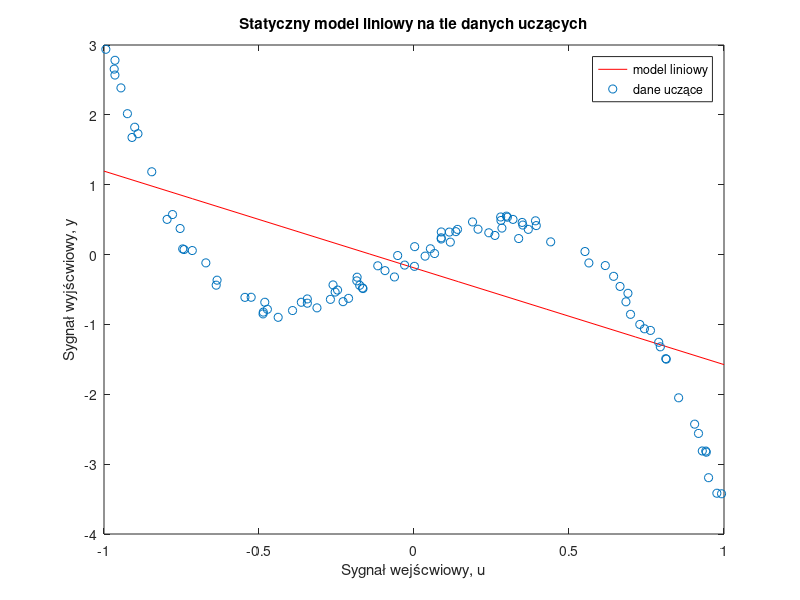
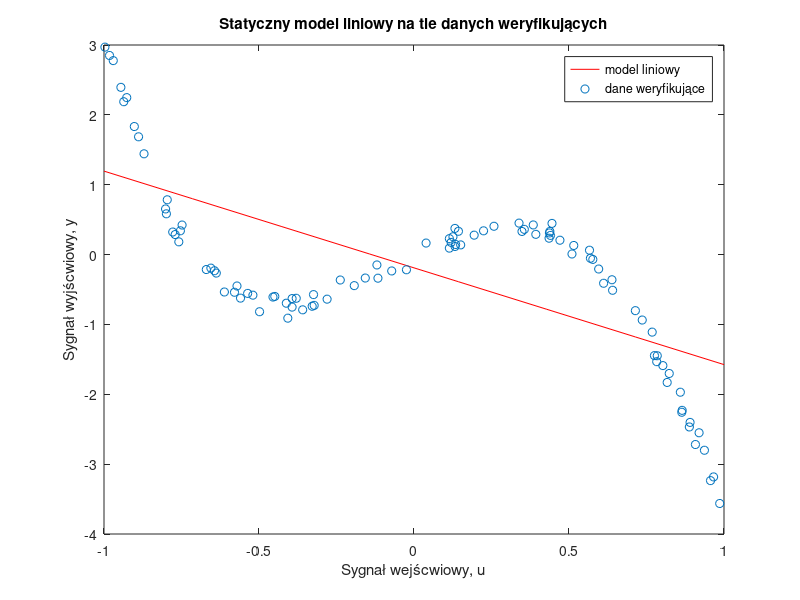

These charts were generated, in order, by the following MATLAB code: (Note: this script raises an error after producing the figures.)
format long;
clear all;
close all;

% Load data
static_data = load('danestat50.txt');
u = static_data(:,1);
y = static_data(:, 2);

u_training = u(1:2:length(u));
y_training = y(1:2:length(y));

u_validation = u(2:2:length(u));
y_validation = y(2:2:length(y));

% Find the coefficients for approximate function
M = horzcat(u_training, ones(length(u_training), 1));
W = M\y_training;

% Create the string function representation
functionString = ['@(x) ', num2str(W(2)), ' + ', num2str(W(1)), '*x'];

% Convert string function representation to function
f = str2func(functionString);

% Display aproximation function with training data
figure;
fplot(f, [-1, 1], 'red'); 
hold on;
scatter(u_training, y_training, 'blue');
xlabel('Sygnał wejścwiowy, u' )
ylabel('Sygnał wyjścwiowy, y')
title('Statyczny model liniowy na tle danych uczących')
legend('model liniowy', 'dane uczące')
hold off;

% Display linear model with validation data
figure;
fplot(f, [-1, 1], 'red'); 
hold on;
scatter(u_validation, y_validation, 'blue');
xlabel('Sygnał wejścwiowy, u' )
ylabel('Sygnał wyjścwiowy, y')
title('Statyczny model liniowy na tle danych weryfikujących')
legend('model liniowy', 'dane weryfikujące')
hold off;

% Find mean square error using predefined function
% For training data
y_training_appr = f(u_training);
rmse_training_data = find_MSE(y_training, y_training_appr)

% For validation data
y_validation_appr = f(y_validation);
rmse_validation_data = find_MSE(y_validation, y_training_appr)



